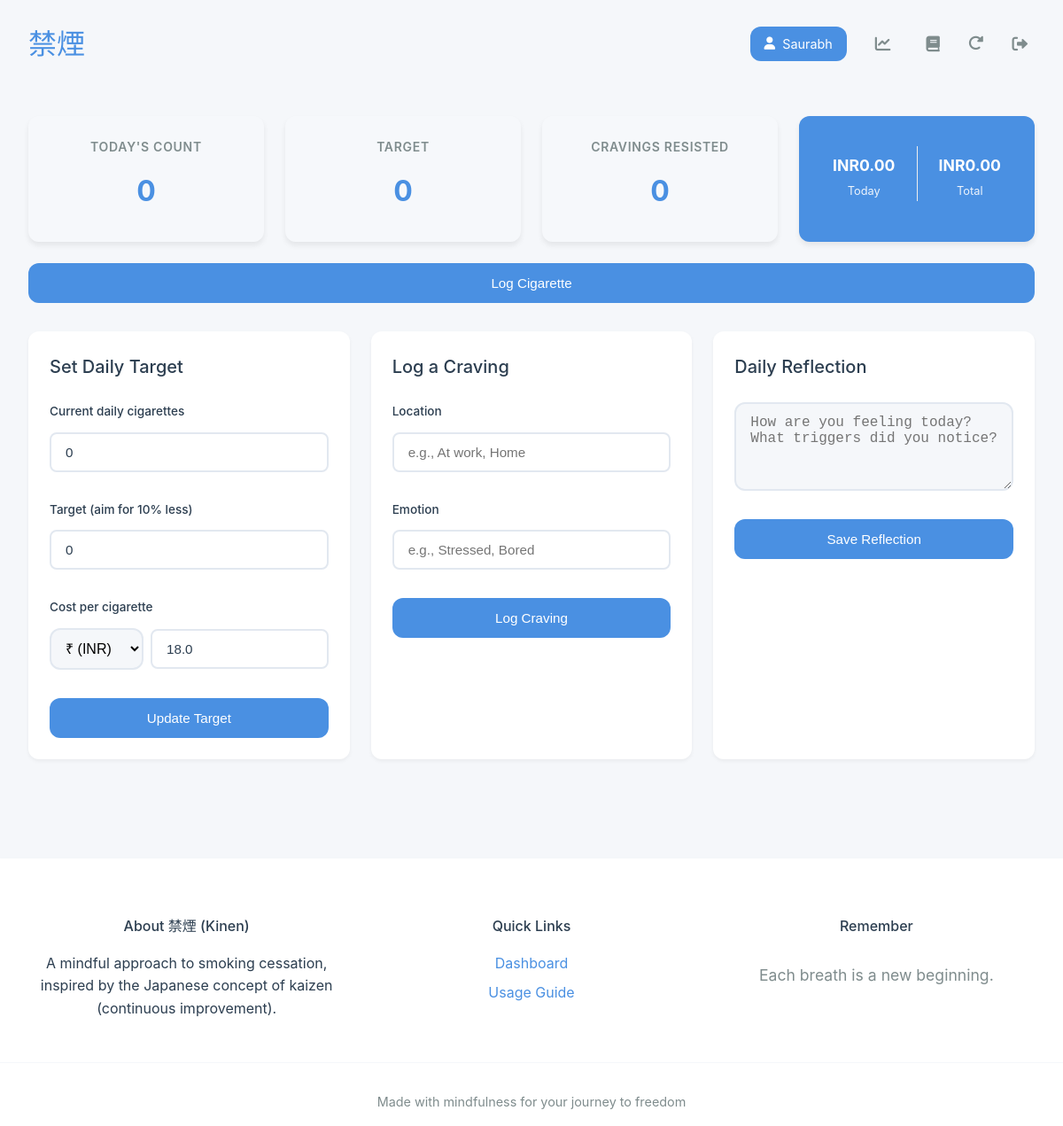
Screenshot of / (signed in) with the database file from the repository.
### app.py (models this page shows, shortened)
class User(UserMixin, db.Model):
    id = db.Column(db.Integer, primary_key=True)
    username = db.Column(db.String(80), unique=True, nullable=False)
    email = db.Column(db.String(120), unique=True, nullable=False)
    password_hash = db.Column(db.String(128))
    created_at = db.Column(db.DateTime, default=datetime.utcnow)
    progress = db.relationship('Progress', backref='user', lazy=True)
    daily_logs = db.relationship('DailyLog', backref='user', lazy=True)
    email_notifications = db.Column(db.Boolean, default=True)
    timezone = db.Column(db.String(50), default='Asia/Kolkata')

class DailyLog(db.Model):
    id = db.Column(db.Integer, primary_key=True)
    user_id = db.Column(db.Integer, db.ForeignKey('user.id'), nullable=False)
    date = db.Column(db.Date, default=datetime.utcnow().date)
    cigarettes_smoked = db.Column(db.Integer, default=0)
    cravings_logged = db.Column(db.Integer, default=0)
    cravings_resisted = db.Column(db.Integer, default=0)
    locations = db.Column(db.Text, default='')
    emotions = db.Column(db.Text, default='')

class Progress(db.Model):
    id = db.Column(db.Integer, primary_key=True)
    user_id = db.Column(db.Integer, db.ForeignKey('user.id'), nullable=False)
    daily_cigarettes = db.Column(db.Integer, default=0)
    target_cigarettes = db.Column(db.Integer, default=0)
    daily_reflection = db.Column(db.Text, default='')
    date = db.Column(db.Date, default=datetime.utcnow().date)
    cost_per_cigarette = db.Column(db.Float, default=18.0)  # Default 18 INR
    currency = db.Column(db.String(10), default='INR')
    start_date = db.Column(db.Date, default=datetime.utcnow().date)

### app.py (the view)
@app.route('/')
@login_required
def index():
    progress = get_or_create_progress()
    if not progress:
        flash('Please log in to track your progress', 'error')
        return redirect(url_for('login'))
    daily_log = get_or_create_daily_log()
    stats = calculate_stats()  # Get stats for money saved
    return render_template('index.html',
                         progress=progress,
                         today_log=daily_log,
                         stats=stats)

### app.py (called while the page is built, shortened)
@login_manager.user_loader
def load_user(user_id):
    return User.query.get(int(user_id))

def get_or_create_progress():
    if not current_user.is_authenticated:
        return None
    today = datetime.now().date()
    progress = Progress.query.filter_by(
        user_id=current_user.id,
        date=today
    ).first()
    return progress

def get_or_create_daily_log():
    if not current_user.is_authenticated:
        return None
    today = datetime.now().date()
    daily_log = DailyLog.query.filter_by(
        user_id=current_user.id,
        date=today
    ).first()
    return daily_log

### templates/index.html (shortened to what this page needs)
<!DOCTYPE html>
<html lang="en">
<head>
    <link rel="stylesheet" href="{{ url_for('static', filename='css/style.css') }}">
    <link rel="stylesheet" href="https://cdnjs.cloudflare.com/ajax/libs/font-awesome/6.0.0/css/all.min.css">
</head>
<body>
    <div class="app-container">
        <header class="header">
            <div class="header-content">
                <a href="{{ url_for('index') }}" class="logo">禁煙</a>
                {% if current_user.is_authenticated %}
                    <nav class="nav">
                        <span class="username-display" data-tooltip="Your Profile">
                            <i class="fas fa-user"></i>
                            {{ current_user.username }}
                        </span>
                        <a href="{{ url_for('view_stats') }}" class="nav-link {% if request.endpoint == 'view_stats' %}active{% endif %}" data-tooltip="Statistics">
                            <i class="fas fa-chart-line"></i>
                        </a>
                        <a href="{{ url_for('guide') }}" class="nav-link {% if request.endpoint == 'guide' %}active{% endif %}" data-tooltip="Guide">
                            <i class="fas fa-book"></i>
                        </a>
                        <form action="{{ url_for('reset') }}" method="POST" style="display: inline;">
                            <button type="submit" class="nav-link" data-tooltip="Reset Journey" style="background: none; border: none; padding: 0; cursor: pointer;">
                                <i class="fas fa-redo-alt"></i>
                            </button>
                        </form>
                        <a href="{{ url_for('logout') }}" class="nav-link" data-tooltip="Logout">
                            <i class="fas fa-sign-out-alt"></i>
                        </a>
                    </nav>
                {% else %}
                    <nav class="nav">
                        <a href="{{ url_for('login') }}" class="nav-link">Login</a>
                        <a href="{{ url_for('signup') }}" class="nav-link signup">Sign Up</a>
                    </nav>
                {% endif %}
            </div>
        </header>
        <main class="main-content">
            <section class="dashboard-section">
                <div class="stats-container">
                    <div class="stat-card">
                        <div class="stat-header">Today's Count</div>
                        <div class="stat-value">{{ today_log.cigarettes_smoked }}</div>
                    </div>
                    <div class="stat-card">
                        <div class="stat-header">Target</div>
                        <div class="stat-value">{{ progress.target_cigarettes }}</div>
                    </div>
                    <div class="stat-card">
                        <div class="stat-header">Cravings Resisted</div>
                        <div class="stat-value">{{ today_log.cravings_logged }}</div>
                    </div>
                    <div class="stat-card highlight">
                        {% if stats.money_saved != None %}
                            <div class="money-saved-container">
                                <div class="today-saved">
                                    <div class="stat-value {% if stats.money_saved < 0 %}negative{% endif %}">
                                        {{ stats.currency_symbol }}{{ "%.2f"|format(stats.money_saved|abs) }}
                                    </div>
                                    <div class="stat-label">Today</div>
                                </div>
                                <div class="total-saved">
                                    <div class="stat-value {% if stats.total_saved < 0 %}negative{% endif %}">
                                        {{ stats.currency_symbol }}{{ "%.2f"|format(stats.total_saved|abs) }}
                                    </div>
                                    <div class="stat-label">Total</div>
                                </div>
                            </div>
                        {% else %}
                            <div class="stat-value">-</div>
                            <div class="stat-label">No savings yet</div>
                        {% endif %}
                    </div>
                </div>
                <div class="quick-actions">
                    <form action="{{ url_for('log_smoke') }}" method="post">
                        <button type="submit" class="action-button smoke-button">Log Cigarette</button>
                    </form>
                </div>
            </section>
            <div class="cards-grid">
                <div class="card">
                    <h2>Set Daily Target</h2>
                    <form action="{{ url_for('set_target') }}" method="post" class="form-clean">
                        <div class="form-group">
                            <label>Current daily cigarettes</label>
                            <input type="number" name="current_cigarettes" value="{{ progress.daily_cigarettes }}" min="0" required>
                        </div>
                        <div class="form-group">
                            <label>Target (aim for 10% less)</label>
                            <input type="number" name="target_cigarettes" value="{{ progress.target_cigarettes }}" min="0" required>
                        </div>
                        <div class="form-group">
                            <label>Cost per cigarette</label>
                            <div class="cost-input">
                                <select name="currency" class="currency-select">
                                    <option value="INR" {% if progress.currency == 'INR' %}selected{% endif %}>₹ (INR)</option>
                                </select>
                                <input type="number" name="cost_per_cigarette" value="{{ progress.cost_per_cigarette }}" min="0" step="0.01" required>
                            </div>
                        </div>
                        <button type="submit" class="primary-button">Update Target</button>
                    </form>
                </div>
                <div class="card">
                    <h2>Log a Craving</h2>
                    <form action="{{ url_for('log_craving') }}" method="post" class="form-clean">
                        <div class="form-group">
                            <label>Location</label>
                            <input type="text" name="location" placeholder="e.g., At work, Home">
                        </div>
                        <div class="form-group">
                            <label>Emotion</label>
                            <input type="text" name="emotion" placeholder="e.g., Stressed, Bored">
                        </div>
                        <button type="submit" class="primary-button">Log Craving</button>
                    </form>
                </div>
                <div class="card reflection-card">
                    <h2>Daily Reflection</h2>
                    <form action="{{ url_for('reflect') }}" method="post" class="form-clean">
                        <div class="form-group">
                            <textarea name="reflection" rows="4" placeholder="How are you feeling today? What triggers did you notice?">{{ progress.daily_reflection }}</textarea>
                        </div>
                        <button type="submit" class="primary-button">Save Reflection</button>
                    </form>
                </div>
            </div>
        </main>
        <footer class="app-footer">
            <div class="footer-content">
                <div class="footer-section">
                    <h4>About 禁煙 (Kinen)</h4>
                    <p>A mindful approach to smoking cessation, inspired by the Japanese concept of kaizen (continuous improvement).</p>
                </div>
                <div class="footer-section">
                    <h4>Quick Links</h4>
                    <nav class="footer-nav">
                        <a href="{{ url_for('index') }}">Dashboard</a>
                        <a href="{{ url_for('guide') }}">Usage Guide</a>
                    </nav>
                </div>
                <div class="footer-section">
                    <h4>Remember</h4>
                    <p class="quote fade-transition"></p>
                </div>
            </div>
            <div class="footer-bottom">
                <p>Made with mindfulness for your journey to freedom</p>
            </div>
        </footer>
    </div>
</body>
</html>

### rows the page displays
User: username "Saurabh"
DailyLog: cigarettes_smoked "0", cravings_logged "0"
Progress: target_cigarettes "0", currency_symbol "INR", current_cigarettes "0", currency "₹ (INR)", cost_per_cigarette "18.0"

### other values shown
{{ "%.2f"|format(stats.money_saved|abs) }} "0.00"
{{ "%.2f"|format(stats.total_saved|abs) }} "0.00"
